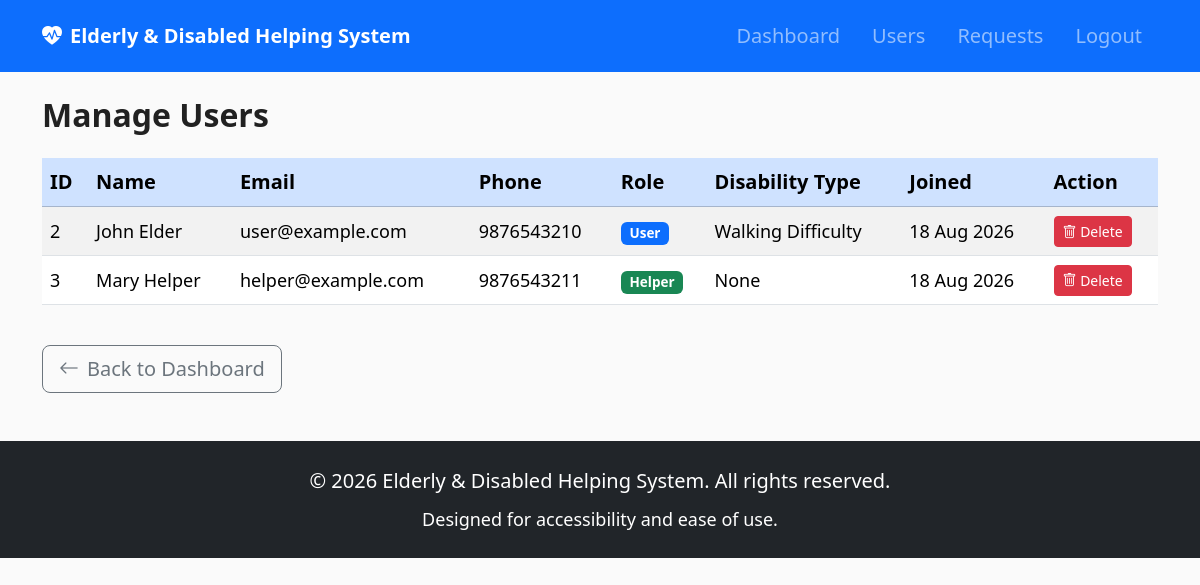
Page /admin/users (signed in) on the committed database.
### models.py (models this page shows, shortened)
class User(db.Model):
    __tablename__ = 'users'
    id = db.Column(db.Integer, primary_key=True)
    name = db.Column(db.String(120), nullable=False)
    email = db.Column(db.String(120), unique=True, nullable=False)
    password = db.Column(db.String(256), nullable=False)
    phone = db.Column(db.String(20), nullable=False)
    role = db.Column(db.String(20), nullable=False, default='user')
    disability_type = db.Column(db.String(50), default='None')
    created_at = db.Column(db.DateTime, default=datetime.utcnow)
    requests = db.relationship(
        'HelpRequest',
        backref='requester',
        foreign_keys='HelpRequest.user_id',
        lazy=True,
    )
    accepted_requests = db.relationship(
        'HelpRequest',
        backref='helper',
        foreign_keys='HelpRequest.helper_id',
        lazy=True,
    )

### app.py (the view)
@app.route('/admin/users')
@login_required(role='admin')
def manage_users():
    users = User.query.filter(User.role != 'admin').order_by(User.created_at.desc()).all()
    return render_template('users.html', users=users)

### app.py (called while the page is built)
def login_required(role=None):
    def decorator(f):
        @wraps(f)
        def decorated_function(*args, **kwargs):
            if 'user_id' not in session:
                flash('Please login to access this page.', 'warning')
                return redirect(url_for('login'))
            if role and session.get('role') != role:
                flash('You are not authorized to access this page.', 'danger')
                return redirect(url_for('dashboard_redirect_route'))
            return f(*args, **kwargs)
        return decorated_function
    return decorator

### templates/users.html (shortened to what this page needs)
{% extends "base.html" %}
{% block content %}
<h1 class="mb-4">Manage Users</h1>
{% if users %}
<div class="table-responsive">
    <table class="table table-striped table-hover large-text">
        <thead class="table-primary">
            <tr>
                <th>ID</th>
                <th>Name</th>
                <th>Email</th>
                <th>Phone</th>
                <th>Role</th>
                <th>Disability Type</th>
                <th>Joined</th>
                <th>Action</th>
            </tr>
        </thead>
        <tbody>
            {% for user in users %}
            <tr>
                <td>{{ user.id }}</td>
                <td>{{ user.name }}</td>
                <td>{{ user.email }}</td>
                <td>{{ user.phone }}</td>
                <td>
                    <span class="badge {% if user.role == 'helper' %}bg-success{% else %}bg-primary{% endif %}">
                        {{ user.role|capitalize }}
                    </span>
                </td>
                <td>{{ user.disability_type }}</td>
                <td>{{ user.created_at.strftime('%d %b %Y') }}</td>
                <td>
                    <form method="POST" action="{{ url_for('delete_user', user_id=user.id) }}"
                          onsubmit="return confirm('Are you sure you want to delete this user?');"
                          class="d-inline">
                        <button type="submit" class="btn btn-sm btn-danger">
                            <i class="bi bi-trash"></i> Delete
                        </button>
                    </form>
                </td>
            </tr>
            {% endfor %}
        </tbody>
    </table>
</div>
{% else %}
<div class="alert alert-info large-text">No users found.</div>
{% endif %}
<div class="mt-4">
    <a href="{{ url_for('admin_dashboard') }}" class="btn btn-outline-secondary btn-lg">
        <i class="bi bi-arrow-left me-2"></i>Back to Dashboard
    </a>
</div>
{% endblock %}

### static/css/style.css (style rules this page uses)
:root { --primary-color: #0d47a1; --success-color: #2e7d32; --danger-color: #c62828; --warning-color: #f57f17; --info-color: #0277bd; --text-color: #212121; --bg-color: #fafafa; --font-size-base: 1.125rem; --font-size-large: 1.25rem; --btn-padding: 0.875rem 2rem; }
* { box-sizing: border-box; }
body { font-family: 'Segoe UI', Tahoma, Geneva, Verdana, sans-serif; font-size: var(--font-size-base); color: var(--text-color); background-color: var(--bg-color); line-height: 1.6; }
.large-text { font-size: var(--font-size-large); }
h1, h2, h3, h4 { font-weight: 700; color: var(--text-color); }
h1 { font-size: 2rem; }
.table { font-size: var(--font-size-base); }
.table th { font-size: var(--font-size-large); font-weight: 600; }
.table td { vertical-align: middle; }

### rows in the picture
User: id "2", name "John Elder", email "user@example.com", phone "9876543210", role "User", disability_type "Walking Difficulty", created_at "18 Aug 2026"
User: id "3", name "Mary Helper", email "helper@example.com", phone "9876543211", role "Helper", disability_type "None", created_at "18 Aug 2026"
